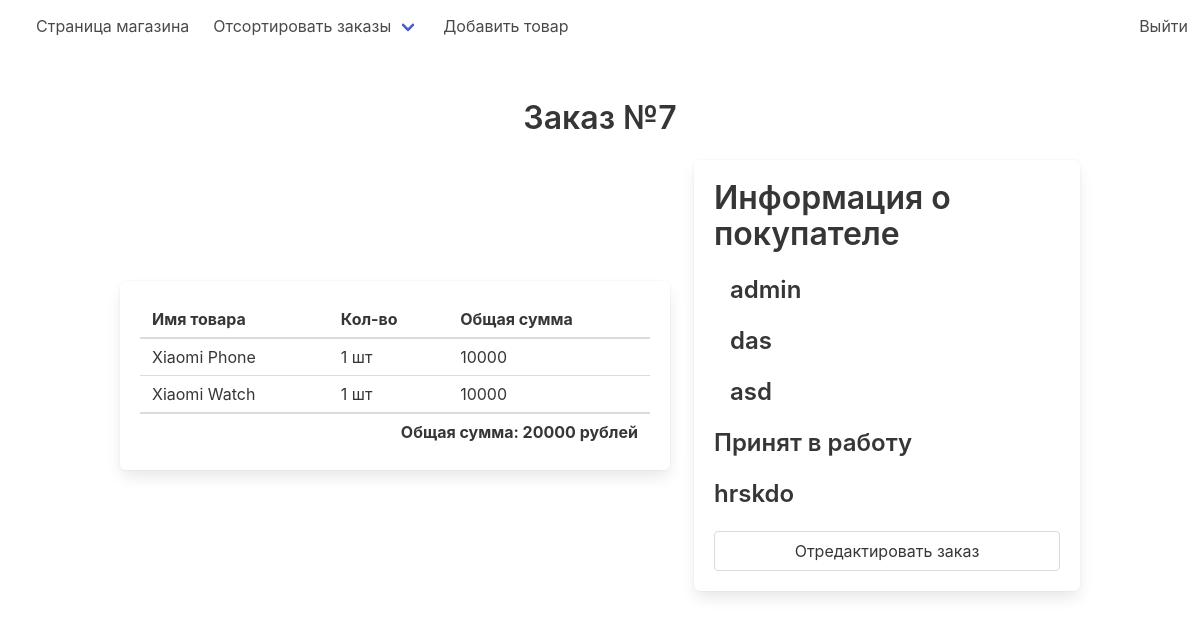
Page /staff/order/7 on the committed database.
### store/models.py (models this page shows, shortened)
class Order(models.Model):
    customer = models.ForeignKey(User, on_delete=models.CASCADE)
    address = models.CharField(max_length=255)
    phone = models.CharField(max_length=255)
    total_price = models.IntegerField()
    comment = models.CharField(max_length=255, null=True, blank=True)
    status = models.CharField(max_length=255, choices=STATUS, default='Создан')

class OrderProduct(models.Model):
    order = models.ForeignKey(
        Order, on_delete=models.CASCADE, related_name='order_products')
    product = models.ForeignKey(Product, on_delete=models.CASCADE)
    amount = models.IntegerField()
    total = models.IntegerField()
    def __str__(self):
        return self.product.name

class Product(models.Model):
    name = models.CharField(max_length=255)
    slug = models.SlugField(unique=True)
    description = models.TextField()
    price = models.IntegerField()
    is_new = models.BooleanField()
    is_discounted = models.BooleanField()
    category = models.ForeignKey('store.Category', on_delete=models.CASCADE)
    brand = models.ForeignKey('store.Brand', on_delete=models.CASCADE)
    image = models.ImageField(default='default.png')
    favorite = models.ManyToManyField(User, related_name='favorite_products')

### staff/views.py (the view)
# urls.py: path('order/<int:pk>', views.order, name='order'),
def order(request, pk):
    order_data = Order.objects.get(pk=pk)
    return render(request, 'order.html', {'order': order_data})

### staff/templates/order.html (shortened to what this page needs)
{% extends 'admin_layout.html' %}
{% block content %}
<div class="section">
    <div class="container">
        <div class="title has-text-centered">
            Заказ №{{order.pk}}
        </div>
        <div class="columns is-centered is-vcentered">
            <div class="column is-7 ">
                <div class="box">
                    <table class="table is-fullwidth">
                        <thead>
                            <tr>
                                <th>Имя товара</th>
                                <th>Кол-во</th>
                                <th>Общая сумма</th>
                            </tr>
                        </thead>
                        <tbody>
                            {% for product in order.order_products.all %}
                            <tr>
                                <td>{{ product }}</td>
                                <td>{{ product.amount }} шт</td>
                                <td>{{ product.total }}</td>
                            </tr>
                            {% endfor %}
                        </tbody>
                        <tfoot>
                            <tr>
                                <td colspan="3" class="has-text-right has-text-weight-bold">
                                    Общая сумма: {{ order.total_price }} рублей
                                </td>
                            </tr>
                        </tfoot>
                    </table>
                </div>
            </div>
            <div class="column">
                <div class="box">
                    <div class="title is-3">
                        Информация о покупателе
                    </div>
                    <div class="title is-4">
                        {{order.customer.username}}
                    </div>
                    <div class="title is-4">
                        {{order.address}}
                    </div>
                    <div class="title is-4">
                        {{order.phone}}
                    </div>
                    <div class="title is-4">
                        {{ order.status }}
                    </div>
                    <div class="title is-4">
                        {{ order.comment }}
                    </div>
                    <a href="{% url 'staff:order_edit' order.pk %}" class="button is-fullwidth">
                        Отредактировать заказ
                    </a>
                </div>
            </div>
        </div>
    </div>
</div>
{% endblock %}

### rows in the picture
Order: pk "7", total_price "20000", customer.username "admin", address "das", phone "asd", status "Принят в работу", comment "hrskdo"
OrderProduct: product.name "Xiaomi Phone", amount "1", total "10000"
OrderProduct: product.name "Xiaomi Watch", amount "1", total "10000"
